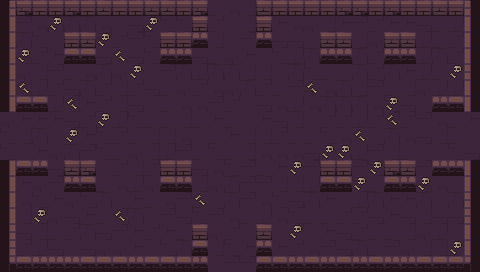

Rendered tile map (Tiled .tmx) drawn with the repository's tilesets; below, a short description and the map source with its tile grids summarised:
An orthogonal 30x17 tile map with 16x16 px tiles, 6 tile layers (ground, dressing, decor, walls, ...) and 12 objects (5x ENTRY, 5x ENEMY, 2x PROP).

<map version="1.10" tiledversion="1.10.2" orientation="orthogonal" renderorder="right-down" width="30" height="17" tilewidth="16" tileheight="16" infinite="0" nextlayerid="8" nextobjectid="13">
 <tileset firstgid="1" name="dungeon" tilewidth="16" tileheight="16" tilecount="100" columns="10">
  <image source="../../../gfx/tiles/depths/dungeon_tileset.png" width="160" height="160" />
 </tileset>
 <layer id="1" name="ground" width="30" height="17">
  <data>[510 cells, 510 non-empty, 12 distinct tile ids]</data>
 </layer>
 <layer id="2" name="dressing" width="30" height="17">
  <data>[510 cells, 26 non-empty, 2 distinct tile ids]</data>
 </layer>
 <layer id="3" name="decor" width="30" height="17">
  <data>[510 cells, 0 non-empty, 0 distinct tile ids]</data>
 </layer>
 <layer id="4" name="walls" width="30" height="17">
  <data>[510 cells, 78 non-empty, 18 distinct tile ids]</data>
 </layer>
 <layer id="5" name="props" width="30" height="17">
  <data>[510 cells, 48 non-empty, 8 distinct tile ids]</data>
 </layer>
 <layer id="6" name="overhead" width="30" height="17">
  <data>[510 cells, 0 non-empty, 0 distinct tile ids]</data>
 </layer>
 <objectgroup id="7" name="spawns">
  <object id="1" name="UP" type="ENTRY" x="232" y="24" />
  <object id="2" name="DOWN" type="ENTRY" x="232" y="248" />
  <object id="3" name="LEFT" type="ENTRY" x="24" y="136" />
  <object id="4" name="RIGHT" type="ENTRY" x="456" y="136" />
  <object id="5" name="" type="ENTRY" x="248" y="136" />
  <object id="6" name="" type="ENEMY" x="296" y="136" />
  <object id="7" name="" type="ENEMY" x="104" y="88" />
  <object id="8" name="" type="ENEMY" x="360" y="184" />
  <object id="9" name="" type="ENEMY" x="168" y="136" />
  <object id="10" name="" type="ENEMY" x="232" y="88" />
  <object id="11" name="torch" type="PROP" x="56" y="264" />
  <object id="12" name="torch" type="PROP" x="424" y="264" />
 </objectgroup>
</map>
